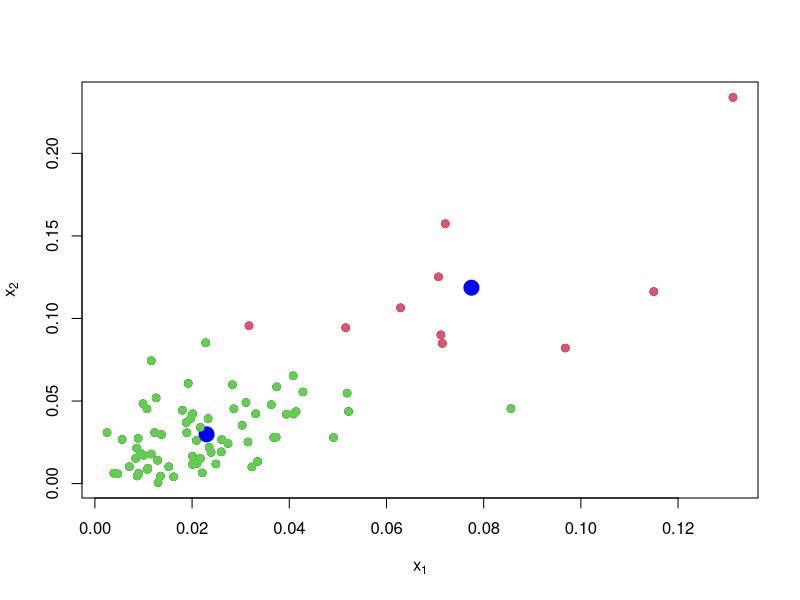
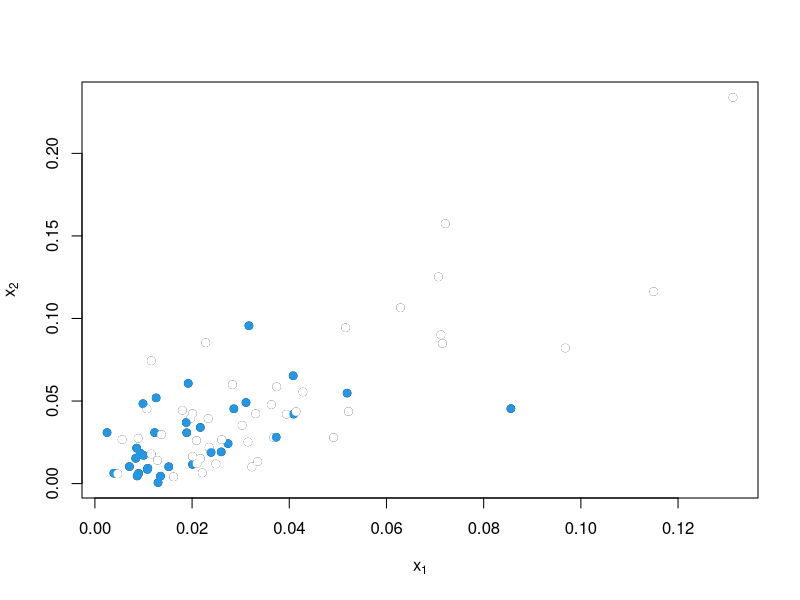
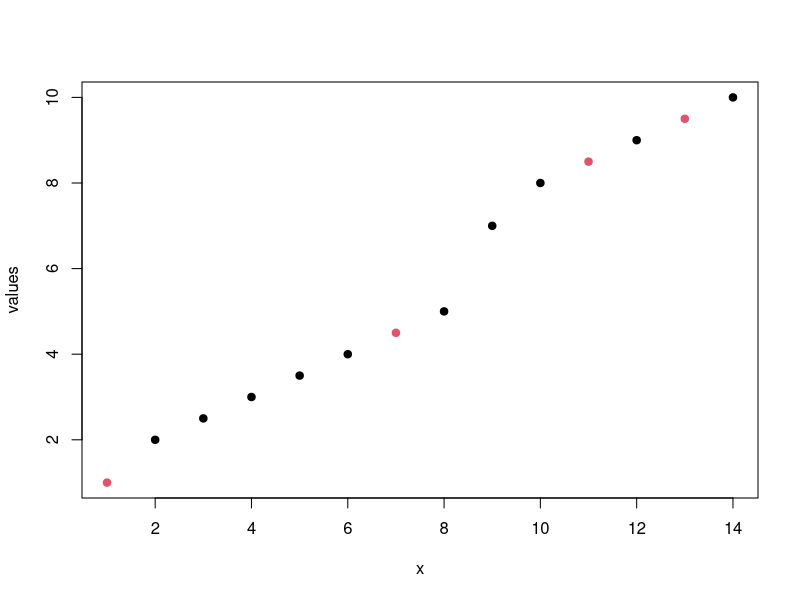
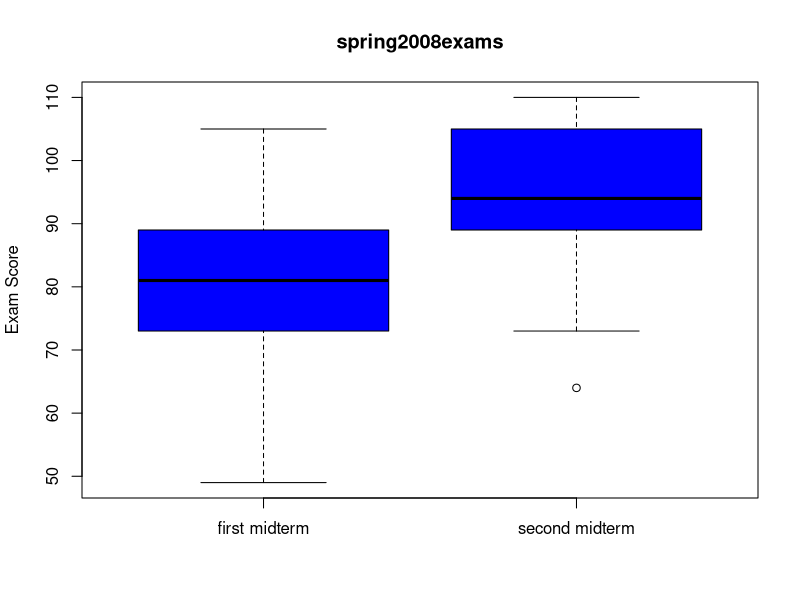
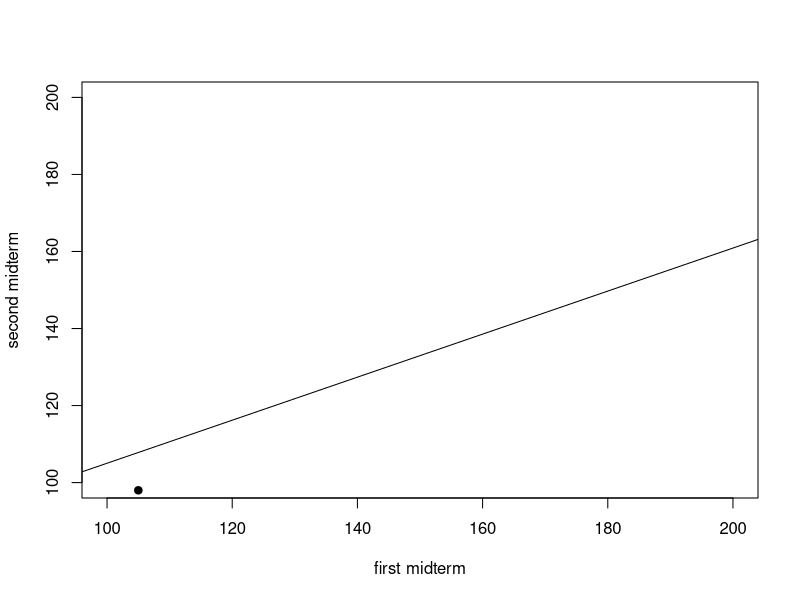

R code for these plots, in order:
setwd("D:\\Courses\\2nd Year\\4.Data Science\\-Sp-Data_Science_2019501125\\Intro to Data Mining\\DM Assignment5\\")

#Use Kmeans() with all `the default values to find the k=2 solution for the first two columns of the sonar test data. Plot these two columns. Also plot the fitted cluster centers using a different color. Finally use the knn() function to assign the cluster membership for the points to the nearest cluster center. Color the points according to their cluster membership.  Show your R commands for doing so.

data<-read.csv("sonar_test.csv", header=FALSE)

x<-data[,1:2]
plot(x,pch=19,xlab=expression(x[1]), ylab=expression(x[2]))
fit<-kmeans(x, 2)
points(fit$centers,pch=19,col="blue",cex=2)
library(class)
knnfit<-knn(fit$centers,x,as.factor(c(-1,1)))
points(x,col=1+1*as.numeric(knnfit),pch=19)

#3) Graphically compare the cluster memberships from the previous problem to the actual labels in the test data. Also compute the misclassification error that would result if you used your clustering rule to classify the data. Show your R commands for doing so.

plot(x,pch=19,xlab=expression(x[1]), ylab=expression(x[2]))
y<-data[,61]
points(x,col=2+2*y,pch=19)
1-sum(knnfit==y)/length(y)

#4) Repeat In Class Exercise #53 using the sonar test data instead of the sonar training data and show your R commands for doing so.

x<-data[,1:60]
fit<-kmeans(x, 2)
library(class)
knnfit<-knn(fit$centers,x,as.factor(c(-1,1)))
1-sum(knnfit==y)/length(y)

#5) Repeat In Class Exercise #54 using the data x<-c(1,2,2.5,3,3.5,4,4.5,5,7,8,8.5,9,9.5,10) instead. Show all your work for each step and be sure to say specifically which points are in each cluster at each step.
x<-c(1,2,2.5,3,3.5,4,4.5,5,7,8,8.5,9,9.5,10)
center1<-1
center2<-2
for (k in 2:10){
  cluster1<-x[abs(x-center1[k-1])<=abs(x-center2[k-1])]
  cluster2<-x[abs(x-center1[k-1])>abs(x-center2[k-1])]
  center1[k]<-mean(cluster1)
  center2[k]<-mean(cluster2)
}

#6) Repeat In Class Exercise #55 using the data x<-c(1,2,2.5,3,3.5,4,4.5,5,7,8,8.5,9,9.5,10) instead and show your R commands for doing so.

x<-c(1,2,2.5,3,3.5,4,4.5,5,7,8,8.5,9,9.5,10)
center1<-1
center2<-2
for (k in 2:10){
  cluster1<-x[abs(x-center1[k-1])<=abs(x-center2[k-1])]
  cluster2<-x[abs(x-center1[k-1])>abs(x-center2[k-1])]
  center1[k]<-mean(cluster1)
  center2[k]<-mean(cluster2)
}


#7) Repeat In Class Exercise #56 using the data x<-c(1,2,2.5,3,3.5,4,4.5,5,7,8,8.5,9,9.5,10) instead and show your R commands for doing so.

kmeans(x,2)

plot(x, col=fit$cluster, xlab = 'x', ylab='values', pch=19)


#8) Consider the points x1<-c(1,2) and x2<-c(5,10).
#b) Verify that the dist function in R gives the same value as you got in part a. Show your R commands for doing so.

x1<-c(1,2) 
x2<-c(5,10)
data<-(rbind(x1,x2))
dist(data)

#9) Consider the points x1<-c(1,2,3,6) and x2<-c(5,10,4,12).

#b) Verify that the dist function in R gives the same value as you got in part a. Show your R commands for doing so.

x1<-c(1,2,3,6)
x2<-c(5,10,4,12)
data<-(rbind(x1,x2))
dist(data)


#11) Repeat In Class Exercise #59 using the grades for the first midterm at www.stats202.com/spring2008exams.csv. Are there any outliers according to the z=+/-3 rule? What is the value of the largest z score and what is the value of the smallest (most negative) z score? Show your R commands.


data<-read.csv("spring2008exams.csv")
mean_exam<-mean(data[,2],na.rm=TRUE) 
sd_exam<-sd(data[,2],na.rm=TRUE)
z<-(data[,2]-mean_exam)/sd_exam
li=sort(z)
cat("largest z score:",li[length(li)])
cat("\nSmallest z score:",li[1])


#12) Repeat In Class Exercise #59 using the grades for the second midterm at www.stats202.com/spring2008exams.csv. Are there any outliers according to the z=+/-3 rule? What is the value of the largest z score and what is the value of the smallest (most negative) z score? Show your R commands.

spring_data<-read.csv("spring2008exams.csv")
mean_exam<-mean(spring_data[,3],na.rm=TRUE) 
sd_exam<-sd(spring_data[,3],na.rm=TRUE)
z<-(spring_data[,3]-mean_exam)/sd_exam
li=sort(z)
cat("largest z score:",li[length(li)])
cat("\nSmallest z score:",li[1])


#14) Repeat In Class Exercise #61 using the grades for the second midterm at www.stats202.com/spring2008exams.csv. Show your R commands and include the boxplot. Are any of the grades for the second midterm outliers by this rule? If so, which ones?
spring_data<-read.csv("spring2008exams.csv")
q1<-quantile(spring_data[,3],.25,na.rm=TRUE)
q3<-quantile(spring_data[,3],.75,na.rm=TRUE)
iqr<-q3-q1
spring_data[(spring_data[,3]>q3+1.5*iqr),3]
spring_data[(spring_data[,3]<q1-1.5*iqr),3]
boxplot(spring_data[,2],spring_data[,3],col="blue",
        main="spring2008exams",
        names=c("first midterm","second midterm"),ylab="Exam Score")


#15) Repeat In Class Exercise #62 using the midterm grades at www.stats202.com/spring2008exams.csv. Be sure to include the plot. Which student # had the largest POSITIVE residual? Show your R commands.

spring_data<-read.csv("spring2008exams.csv")
model<-lm(spring_data[,3]~spring_data[,2])
plot(spring_data[,2],spring_data[,3],pch=19,xlab="first midterm",ylab="second midterm",xlim=c(100,200),ylim=c(100,200))
abline(model)
max(model$residuals)


